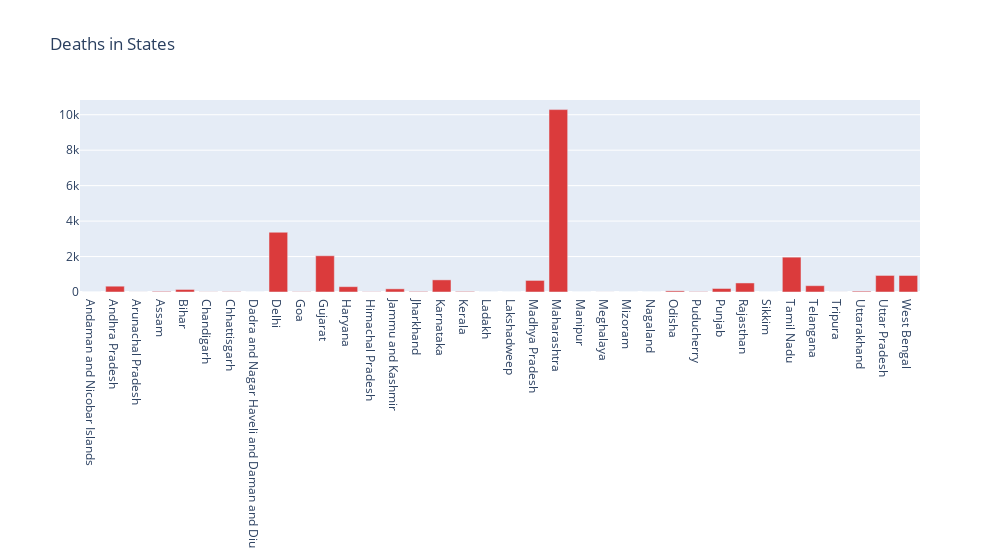

Notebook code cell kept with this figure:
### Code cell
data = go.Data([go.Bar(x=states_cases['States'], y=states_cases['Deaths'], orientation='v', marker={'color':'#db3b3c'})])
layout = go.Layout(title="Deaths in States", width=1000)
fig = go.Figure(data=data, layout=layout)
iplot(fig)

### Figure 1 — Plotly figure (JSON) as saved in the notebook; plotly's stock layout.template omitted (floating-point values rounded to 4 significant figures)
{"data": [{"marker": {"color": "#db3b3c"}, "orientation": "v", "type": "bar", "x": ["Andaman and Nicobar Islands", "Andhra Pradesh", "Arunachal Pradesh", "Assam", "Bihar", "Chandigarh", "Chhattisgarh", "Dadra and Nagar Haveli and Daman and Diu", "Delhi", "Goa", "Gujarat", "Haryana", "Himachal Pradesh", "Jammu and Kashmir", "Jharkhand", "Karnataka", "Kerala", "Ladakh", "Lakshadweep", "Madhya Pradesh", "Maharashtra", "Manipur", "Meghalaya", "Mizoram", "Nagaland", "Odisha", "Puducherry", "Punjab", "Rajasthan", "Sikkim", "Tamil Nadu", "Telangana", "Tripura", "Uttarakhand", "Uttar Pradesh", "West Bengal"], "y": [0, 328, 2, 35, 143, 8, 19, 0, 3371, 14, 2045, 301, 11, 179, 30, 684, 31, 1, 0, 653, 10289, 0, 2, 0, 0, 64, 18, 199, 510, 0, 1966, 356, 2, 47, 934, 932]}], "layout": {"title": {"text": "Deaths in States"}, "width": 1000}}
